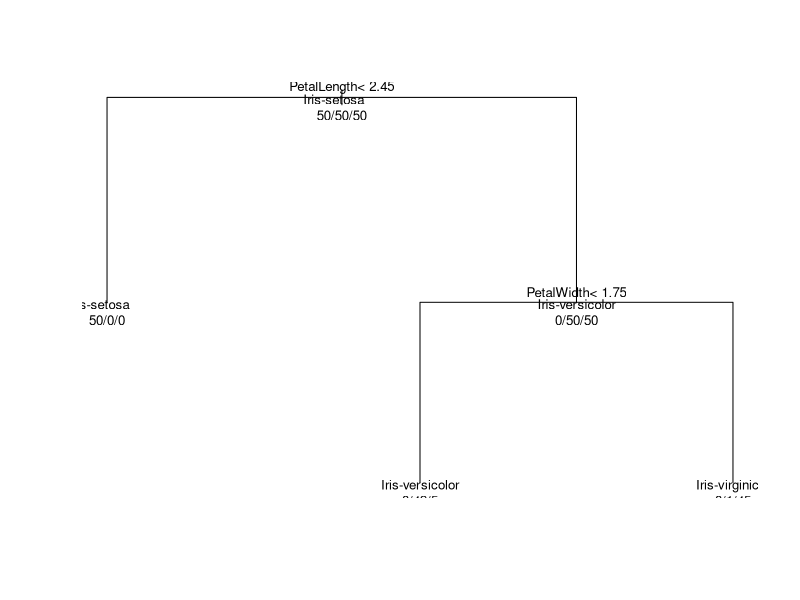
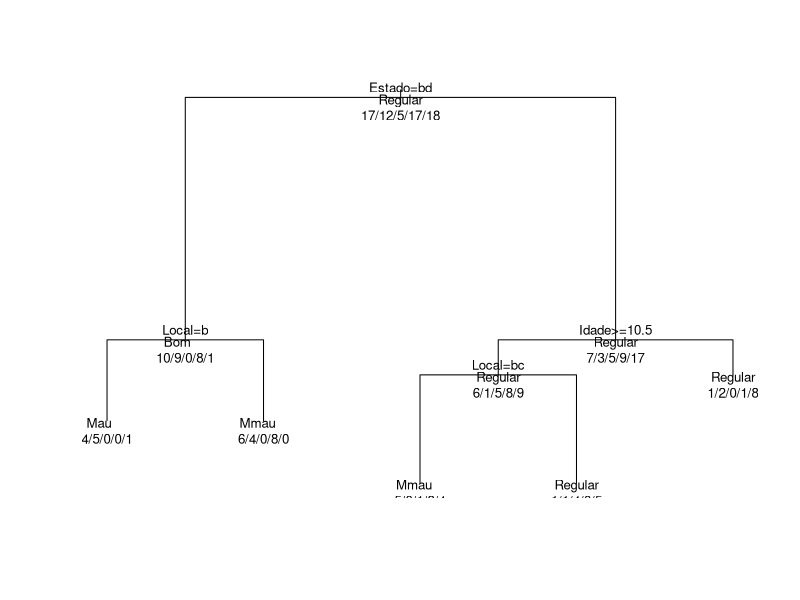

Here is the R script that generated these plots, in order:
# Carregar biblioteca

library(rpart)

#Carregando bases de dados

DadosIris <- read.csv('DecisionTree/irisr.csv')
DadosCasas <- read.csv('DecisionTree/AvaliacaodeCasas.csv')

# Modelo iris

irisTree <- rpart(Species~SepalLength+
                SepalWidth+
                PetalLength+
                PetalWidth, 
                data = DadosIris)


print(irisTree)

plot(irisTree)
text(irisTree, use.n = TRUE, 
                all = TRUE, 
                cex = 0.8)


# Modelo Casas

# --------- Treino --------------

ModeloCasasTreino <- rpart(Classe~Local + Estado + Idade + Garagem, 
                    data = DadosCasas)

print(ModeloCasasTreino)
plot(ModeloCasasTreino)
text(ModeloCasasTreino, 
    use.n=TRUE,
    all = TRUE,
    cex = 0.8)


# ---------- Predição ---------------

DadosCasas.previsão <- predict( ModeloCasasTreino, 
                                DadosCasas,
                                type='class'
                                                    )
DadosCasas.MatrizConfusao <- table(DadosCasas$Classe,
                                    DadosCasas.previsão)
        
print(DadosCasas.MatrizConfusao)

# -------- Erro --------------

diagonal <- diag(DadosCasas.MatrizConfusao)
prec.erro <- 1-sum(diagonal)/sum(DadosCasas.MatrizConfusao)
print(prec.erro)